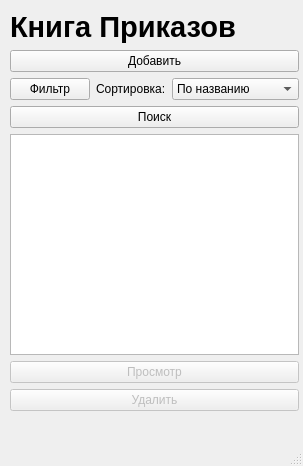
<?xml version="1.0" encoding="UTF-8"?>
<ui version="4.0">
 <class>MainWindow</class>
 <widget class="QMainWindow" name="MainWindow">
  <property name="geometry">
   <rect>
    <x>0</x>
    <y>0</y>
    <width>303</width>
    <height>466</height>
   </rect>
  </property>
  <property name="windowTitle">
   <string>MainWindow</string>
  </property>
  <widget class="QWidget" name="centralwidget">
   <widget class="QWidget" name="verticalLayoutWidget">
    <property name="geometry">
     <rect>
      <x>10</x>
      <y>10</y>
      <width>289</width>
      <height>401</height>
     </rect>
    </property>
    <layout class="QVBoxLayout" name="verticalLayout">
     <item>
      <widget class="QLabel" name="label_2">
       <property name="text">
        <string>&lt;html&gt;&lt;head/&gt;&lt;body&gt;&lt;p&gt;&lt;span style=&quot; font-size:22pt; font-weight:600;&quot;&gt;Книга Приказов&lt;/span&gt;&lt;/p&gt;&lt;/body&gt;&lt;/html&gt;</string>
       </property>
      </widget>
     </item>
     <item>
      <widget class="QPushButton" name="addButton">
       <property name="text">
        <string>Добавить</string>
       </property>
      </widget>
     </item>
     <item>
      <layout class="QHBoxLayout" name="horizontalLayout">
       <item>
        <widget class="QPushButton" name="pushButton">
         <property name="text">
          <string>Фильтр</string>
         </property>
        </widget>
       </item>
       <item>
        <widget class="QLabel" name="label">
         <property name="text">
          <string>Сортировка:</string>
         </property>
        </widget>
       </item>
       <item>
        <widget class="QComboBox" name="comboBox">
         <item>
          <property name="text">
           <string>По названию</string>
          </property>
         </item>
         <item>
          <property name="text">
           <string>По организации</string>
          </property>
         </item>
         <item>
          <property name="text">
           <string>По дате</string>
          </property>
         </item>
         <item>
          <property name="text">
           <string>По приказывающему</string>
          </property>
         </item>
        </widget>
       </item>
      </layout>
     </item>
     <item>
      <widget class="QPushButton" name="searchButton">
       <property name="text">
        <string>Поиск</string>
       </property>
      </widget>
     </item>
     <item>
      <widget class="QListWidget" name="listWidget"/>
     </item>
     <item>
      <widget class="QPushButton" name="editButton">
       <property name="enabled">
        <bool>false</bool>
       </property>
       <property name="text">
        <string>Просмотр</string>
       </property>
      </widget>
     </item>
     <item>
      <widget class="QPushButton" name="pushButton_2">
       <property name="enabled">
        <bool>false</bool>
       </property>
       <property name="text">
        <string>Удалить</string>
       </property>
      </widget>
     </item>
    </layout>
   </widget>
  </widget>
  <widget class="QMenuBar" name="menubar">
   <property name="geometry">
    <rect>
     <x>0</x>
     <y>0</y>
     <width>303</width>
     <height>21</height>
    </rect>
   </property>
  </widget>
  <widget class="QStatusBar" name="statusbar"/>
  <action name="action_2">
   <property name="text">
    <string>Импорт</string>
   </property>
  </action>
  <action name="action_3">
   <property name="text">
    <string>Экспорт</string>
   </property>
  </action>
  <action name="action_4">
   <property name="text">
    <string>Добавить</string>
   </property>
  </action>
 </widget>
 <resources/>
 <connections/>
</ui>
